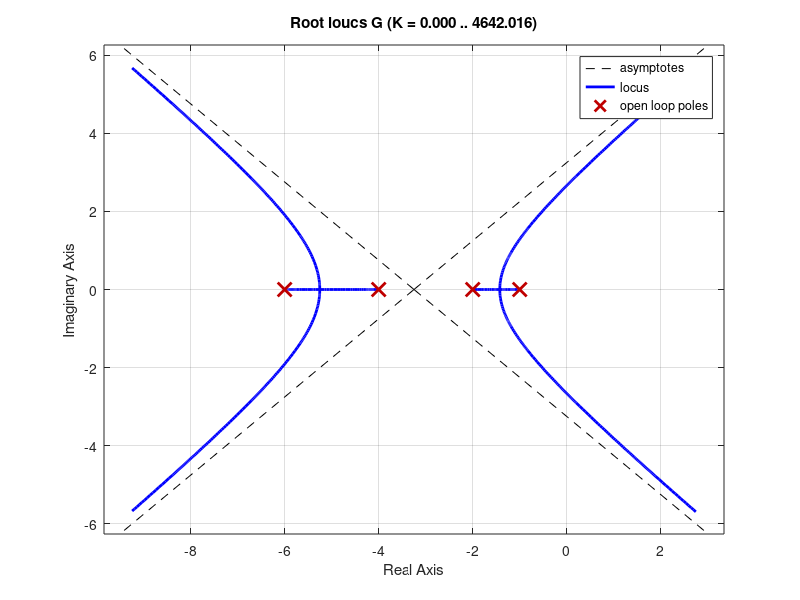
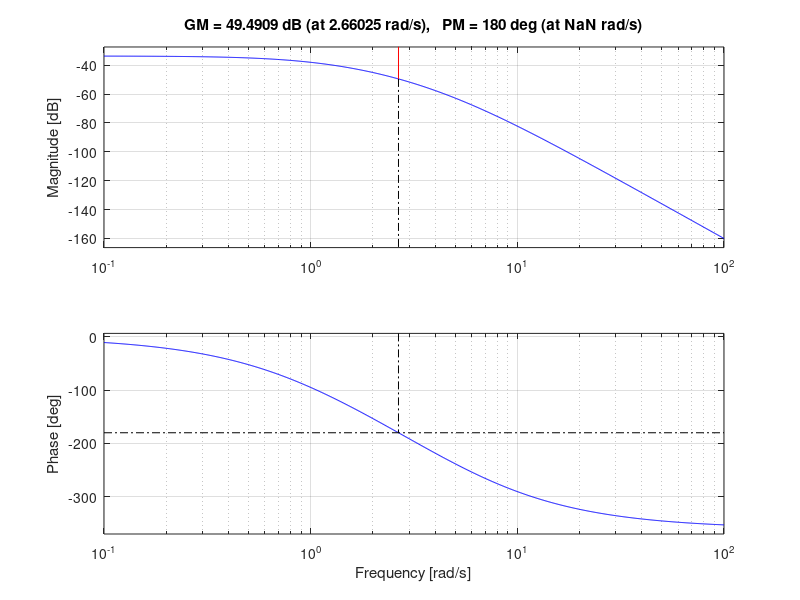
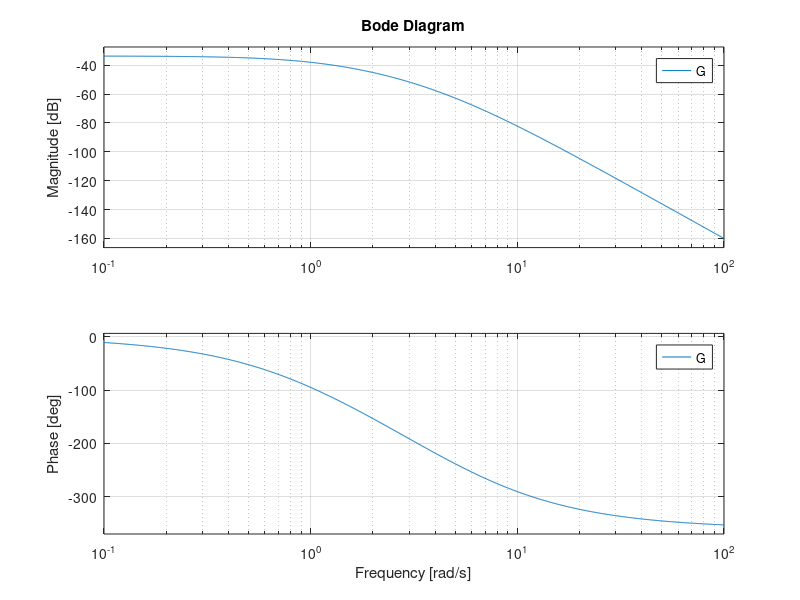
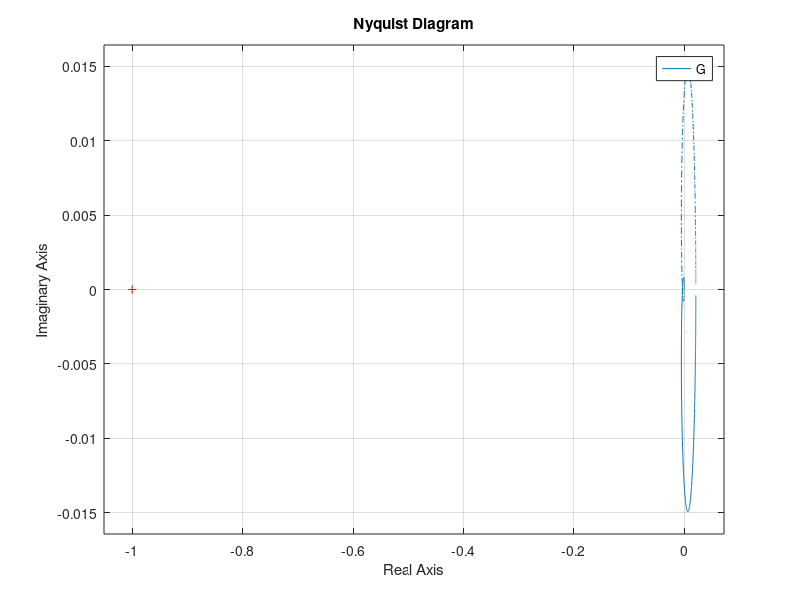

The MATLAB script that drew these images, in order: (Note: this script raises an error after producing the figures.)
% To analyse the uncompensated plant characterestics to be later compared
% with the compensated plant. 

s = tf('s');
G = 1/((s+1)*(s+2)*(s+4)*(s+6));

figure(1)
rlocus(G);

figure(2)
margin(G);

figure(3)
bode(G);

figure(4)
nyquist(G);

figure(5)
step(feedback(G,1));

disp(stepinfo(feedback(G,1)));
fprintf('\n');
disp(bandwidth(G));
fprintf('\n');
fprintf('Closed Loop poles: ');
disp(pole(feedback(G,1)));
fprintf('\n');


